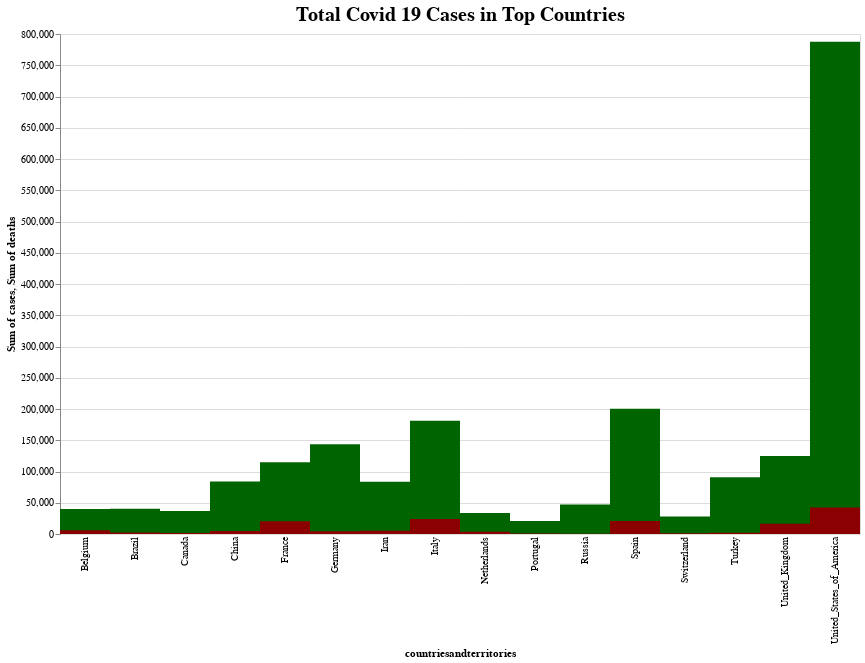

Notebook code cell kept with this figure:
### Code cell
#Obtaining chart that shows day by day how many cases are added and what the distribution of cases are by top countries.
corona_cases = alt.Chart(filtered_geo).mark_bar(size = 50, color = 'darkgreen').encode(
    y = 'sum(cases):Q',
    x = alt.X('countriesandterritories:N')
).interactive(
).properties(
    width = 800,
    height = 500,
    title = "Total Covid 19 Cases in Top Countries"
)

corona_deaths = alt.Chart(filtered_geo).mark_bar(size = 50, color = 'darkred').encode(
    y = alt.Y('sum(deaths):Q'),
    x = alt.X('countriesandterritories:N',
        axis=alt.Axis(domain=False, tickSize=0))
).interactive(
).properties(
    width = 800,
    height = 500,
    title = "Total Covid 19 Cases and Deaths in Top Countries"
)

(corona_cases + corona_deaths).configure_title(
    fontSize=20,
    font='Courier',
    color='black'
).display(renderer = 'svg')

### Figure 1 — Vega-Lite specification as saved in the notebook (floating-point values rounded to 4 significant figures; data arrays with more than 128 entries replaced by an {"elided": "..."} marker saying what was removed)
{"config": {"view": {"continuousWidth": 400, "continuousHeight": 300}, "title": {"color": "black", "font": "Courier", "fontSize": 20}}, "layer": [{"mark": {"type": "bar", "color": "darkgreen", "size": 50}, "encoding": {"x": {"type": "nominal", "field": "countriesandterritories"}, "y": {"type": "quantitative", "aggregate": "sum", "field": "cases"}}, "height": 500, "selection": {"selector003": {"type": "interval", "bind": "scales", "encodings": ["x", "y"]}}, "title": "Total Covid 19 Cases in Top Countries", "width": 800}, {"mark": {"type": "bar", "color": "darkred", "size": 50}, "encoding": {"x": {"type": "nominal", "axis": {"domain": false, "tickSize": 0}, "field": "countriesandterritories"}, "y": {"type": "quantitative", "aggregate": "sum", "field": "deaths"}}, "height": 500, "selection": {"selector004": {"type": "interval", "bind": "scales", "encodings": ["x", "y"]}}, "title": "Total Covid 19 Cases and Deaths in Top Countries", "width": 800}], "data": {"name": "data-4f3208a398275c789db596b36d208309"}, "$schema": "https://vega.github.io/schema/vega-lite/v4.0.2.json", "datasets": {"data-4f3208a398275c789db596b36d208309": {"elided": "1671 records"}}}
